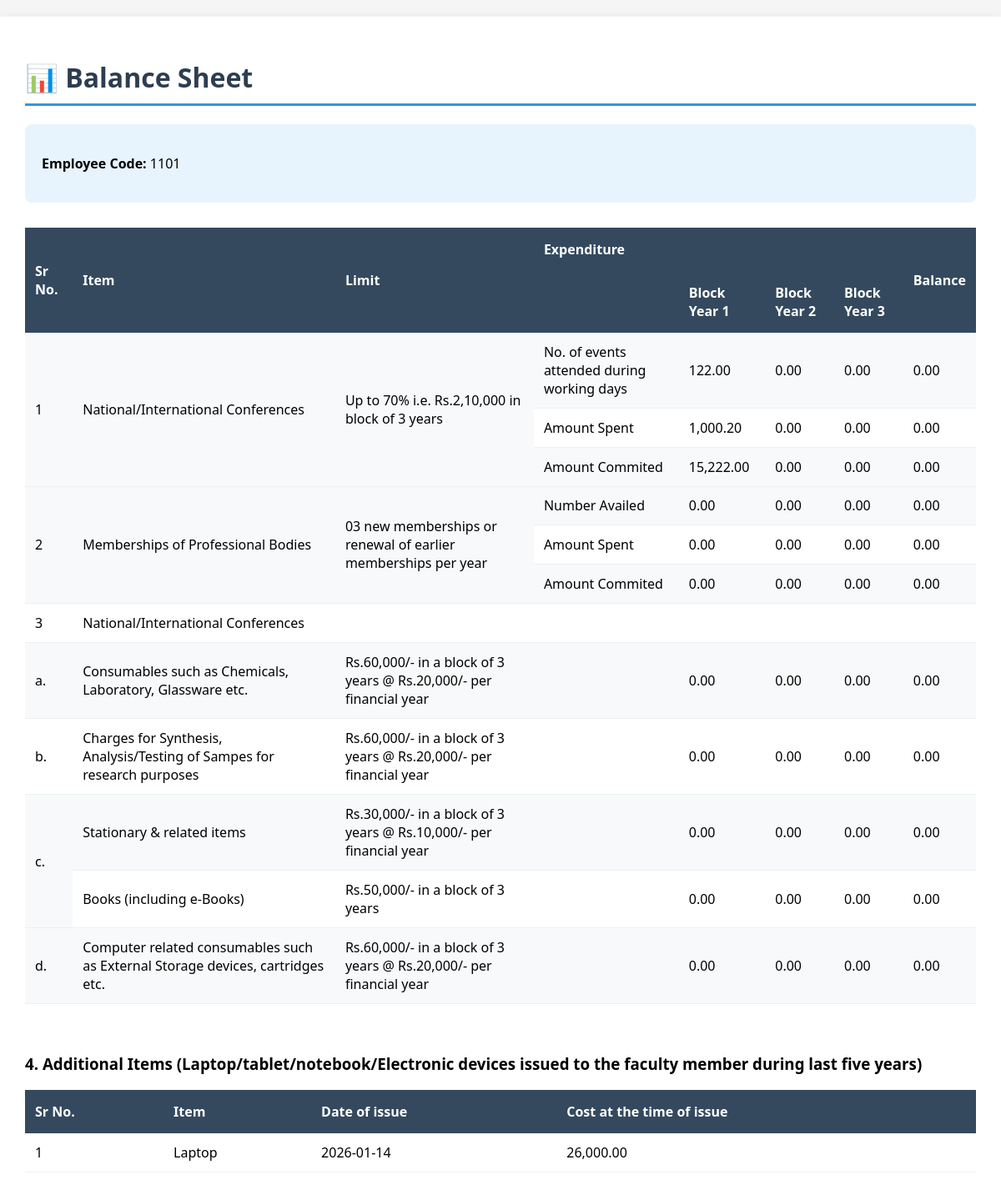
/views/balance_database.php?employee_code=1101 (signed in), run on an earlier commit of the app's database.
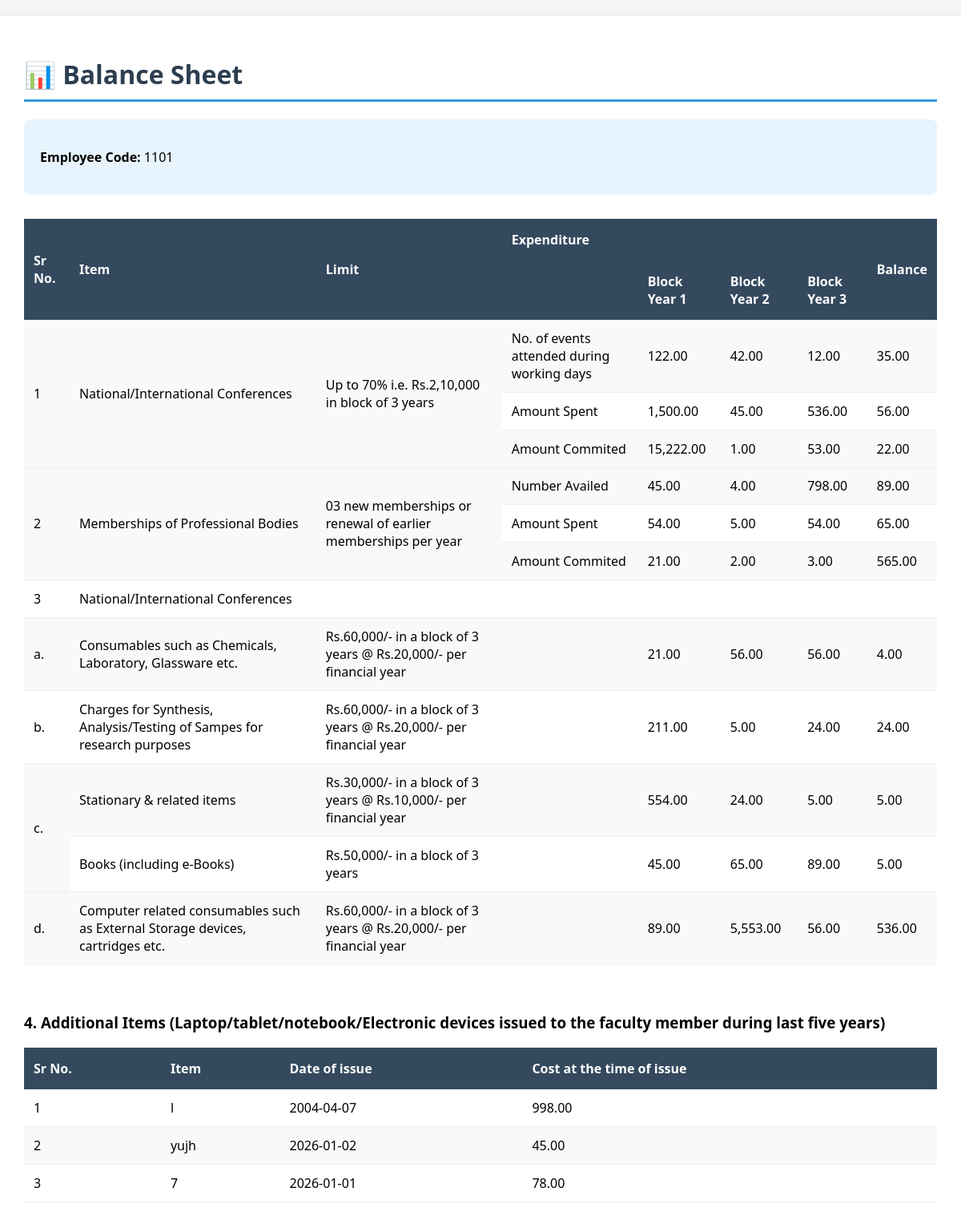
And on a later commit of the database.
### tables this page shows
CREATE TABLE `fdx_expenditure_main` (
  `Sr. no` int(11) NOT NULL,
  `employee_code` int(11) DEFAULT NULL,
  `P1_Conferences_Y1_Num_Events` int(11) DEFAULT NULL,
  `P1_Conferences_Y1_Amt_Spent` decimal(10,2) DEFAULT NULL,
  `P1_Conferences_Y1_Amt_Committed` decimal(10,2) DEFAULT NULL,
  `P1_Conferences_Y1_Balance` decimal(10,2) DEFAULT NULL,
  `P1_Conferences_Y2_Num_Events` int(11) DEFAULT NULL,
  `P1_Conferences_Y2_Amt_Spent` decimal(10,2) DEFAULT NULL,
  `P1_Conferences_Y2_Amt_Committed` decimal(10,2) DEFAULT NULL,
  `P1_Conferences_Y2_Balance` decimal(10,2) DEFAULT NULL,
  `P1_Conferences_Y3_Num_Events` int(11) DEFAULT NULL,
  `P1_Conferences_Y3_Amt_Spent` decimal(10,2) DEFAULT NULL,
  `P1_Conferences_Y3_Amt_Committed` decimal(10,2) DEFAULT NULL,
  `P1_Conferences_Y3_Balance` decimal(10,2) DEFAULT NULL,
  `P2_Membership_Y1_Num_Availed` int(11) DEFAULT NULL,
  `P2_Membership_Y1_Amt_Spent` decimal(10,2) DEFAULT NULL,
  `P2_Membership_Y1_Amt_Committed` decimal(10,2) DEFAULT NULL,
  `P2_Membership_Y1_Balance` decimal(10,2) DEFAULT NULL,
  `P2_Membership_Y2_Num_Availed` int(11) DEFAULT NULL,
  `P2_Membership_Y2_Amt_Spent` decimal(10,2) DEFAULT NULL,
  `P2_Membership_Y2_Amt_Committed` decimal(10,2) DEFAULT NULL,
  `P2_Membership_Y2_Balance` decimal(10,2) DEFAULT NULL,
  `P2_Membership_Y3_Num_Availed` int(11) DEFAULT NULL,
  `P2_Membership_Y3_Amt_Spent` decimal(10,2) DEFAULT NULL,
  `P2_Membership_Y3_Amt_Committed` decimal(10,2) DEFAULT NULL,
  `P2_Membership_Y3_Balance` decimal(10,2) DEFAULT NULL,
  `P3a_Consumables_Y1_Amt_Committed` decimal(10,2) DEFAULT NULL,
  `P3a_Consumables_Y2_Amt_Committed` decimal(10,2) DEFAULT NULL,
  `P3a_Consumables_Y3_Amt_Committed` decimal(10,2) DEFAULT NULL,
  `P3a_Consumables_Balance` decimal(10,2) DEFAULT NULL,
  `P3b_Synthesis_Testing_Y1_Amt_Committed` decimal(10,2) DEFAULT NULL,
  `P3b_Synthesis_Testing_Y2_Amt_Committed` decimal(10,2) DEFAULT NULL,
  `P3b_Synthesis_Testing_Y3_Amt_Committed` decimal(10,2) DEFAULT NULL,
  `P3b_Synthesis_Testing_Balance` decimal(10,2) DEFAULT NULL,
  `P3c_i_Stationary_Y1_Amt_Committed` decimal(10,2) DEFAULT NULL,
  `P3c_i_Stationary_Y2_Amt_Committed` decimal(10,2) DEFAULT NULL,
  `P3c_i_Stationary_Y3_Amt_Committed` decimal(10,2) DEFAULT NULL,
  `P3c_i_Stationary_Balance` decimal(10,2) DEFAULT NULL,
  `P3c_ii_Books_Y1_Amt_Committed` decimal(10,2) DEFAULT NULL,
  `P3c_ii_Books_Y2_Amt_Committed` decimal(10,2) DEFAULT NULL,
  `P3c_ii_Books_Y3_Amt_Committed` decimal(10,2) DEFAULT NULL,
  `P3c_ii_Books_Balance` decimal(10,2) DEFAULT NULL,
  `P3d_Computer_Consumables_Y1_Amt_Committed` double(10,2) DEFAULT NULL,
  `P3d_Computer_Consumables_Y2_Amt_Committed` decimal(10,2) DEFAULT NULL,
  `P3d_Computer_Consumables_Y3_Amt_Committed` decimal(10,2) DEFAULT NULL,
  `P3d_Computer_Consumables_Balance` decimal(10,2) DEFAULT NULL,
  `Created_At` timestamp NOT NULL DEFAULT current_timestamp(),
  `Updated_At` timestamp NOT NULL DEFAULT current_timestamp() ON UPDATE current_timestamp()
);

CREATE TABLE `fdx_electronic_devices` (
  `Device_ID` int(11) NOT NULL,
  `employee_code` int(11) NOT NULL,
  `Item_Description` varchar(255) NOT NULL,
  `Date_of_Issue` date DEFAULT NULL,
  `Cost_at_Time_of_Issue` decimal(10,2) DEFAULT NULL,
  `Created_At` timestamp NOT NULL DEFAULT current_timestamp(),
  `Updated_At` timestamp NOT NULL DEFAULT current_timestamp() ON UPDATE current_timestamp()
);

### views/balance_database.php (the view, shortened to what this page needs)
<?php
include_once '../config/db.php';
$search_employee_code = $_POST['employee_code'] ?? $_GET['employee_code'] ?? '';
$results = [];
if ($search_employee_code) {
    $stmt = $conn->prepare("SELECT * FROM fdx_expenditure_main WHERE employee_code LIKE ? ");
    $search_param = "%$search_employee_code%";
    $stmt->bind_param("s", $search_param);
    $stmt->execute();
    $results = $stmt->get_result()->fetch_all(MYSQLI_ASSOC);
}
$results1 = [];
if ($search_employee_code) {
    $stmt = $conn->prepare("SELECT * FROM fdx_electronic_devices WHERE employee_code LIKE ? ");
    $search_param = "%$search_employee_code%";
    $stmt->bind_param("s", $search_param);
    $stmt->execute();
    $results1 = $stmt->get_result()->fetch_all(MYSQLI_ASSOC);
}
?>
<!DOCTYPE html>
<html lang="en">
<head>
</head>
<body>
    <div class="container">
        <h1>📊 Balance Sheet</h1>
        <?php if ($results): ?>
            <div class="summary">
                <p><strong>Employee Code:</strong> <?= htmlspecialchars($search_employee_code); ?></p>
            </div>
        <?php endif; ?>
        <?php if ($results): ?>
            <div class="table-container">
                <table>
                    <thead>
                        <tr>
                            <th rowspan="2">Sr No.</th>
                            <th rowspan="2">Item</th>
                            <th rowspan="2">Limit</th>
                            <th colspan="4">Expenditure</th>
                            <th rowspan="2">Balance</th>
                        </tr>
                        <tr>
                            <th></th>
                            <th>Block Year 1</th>
                            <th>Block Year 2</th>
                            <th>Block Year 3</th>
                        </tr>
                    </thead>
                    <tbody>
                        <?php foreach ($results as $record): ?>
                            <tr>
                                <tr>
                                    <td rowspan="3">1</td>
                                    <td rowspan="3">National/International Conferences</td>
                                    <td rowspan="3">Up to 70% i.e. Rs.2,10,000 in block of 3 years</td>
                                    <td>No. of events attended during working days</td>
                                    <td><?= number_format($record['P1_Conferences_Y1_Num_Events'], 2); ?></td>
                                    <td><?= number_format($record['P1_Conferences_Y2_Num_Events'], 2); ?></td>
                                    <td><?= number_format($record['P1_Conferences_Y3_Num_Events'], 2); ?></td>
                                    <td><?= number_format($record['P1_Conferences_Y1_Balance'], 2); ?></td>
                                </tr>
                                <tr>
                                    <td>Amount Spent</td>
                                    <td><?= number_format($record['P1_Conferences_Y1_Amt_Spent'], 2); ?></td>
                                    <td><?= number_format($record['P1_Conferences_Y2_Amt_Spent'], 2); ?></td>
                                    <td><?= number_format($record['P1_Conferences_Y3_Amt_Spent'], 2); ?></td>
                                    <td><?= number_format($record['P1_Conferences_Y2_Balance'], 2); ?></td>
                                </tr>
                                <tr>
                                    <td>Amount Commited</td>
                                    <td><?= number_format($record['P1_Conferences_Y1_Amt_Committed'], 2); ?></td>
                                    <td><?= number_format($record['P1_Conferences_Y2_Amt_Committed'], 2); ?></td>
                                    <td><?= number_format($record['P1_Conferences_Y3_Amt_Committed'], 2); ?></td>
                                    <td><?= number_format($record['P1_Conferences_Y3_Balance'], 2); ?></td>
                                </tr>
                            </tr>
                            <tr>
                                <tr>
                                    <td rowspan="3">2</td>
                                    <td rowspan="3">Memberships of Professional Bodies</td>
                                    <td rowspan="3">03 new memberships or renewal of earlier memberships per year</td>
                                    <td>Number Availed</td>
                                    <td><?= number_format($record['P2_Membership_Y1_Num_Availed'], 2); ?></td>
                                    <td><?= number_format($record['P2_Membership_Y2_Num_Availed'], 2); ?></td>
                                    <td><?= number_format($record['P2_Membership_Y3_Num_Availed'], 2); ?></td>
                                    <td><?= number_format($record['P2_Membership_Y1_Balance'], 2); ?></td>
                                </tr>
                                <tr>
                                    <td>Amount Spent</td>
                                    <td><?= number_format($record['P2_Membership_Y1_Amt_Spent'], 2); ?></td>
                                    <td><?= number_format($record['P2_Membership_Y2_Amt_Spent'], 2); ?></td>
                                    <td><?= number_format($record['P2_Membership_Y3_Amt_Spent'], 2); ?></td>
                                    <td><?= number_format($record['P2_Membership_Y2_Balance'], 2); ?></td>
                                </tr>
                                <tr>
                                    <td>Amount Commited</td>
                                    <td><?= number_format($record['P2_Membership_Y1_Amt_Committed'], 2); ?></td>
                                    <td><?= number_format($record['P2_Membership_Y2_Amt_Committed'], 2); ?></td>
                                    <td><?= number_format($record['P2_Membership_Y3_Amt_Committed'], 2); ?></td>
                                    <td><?= number_format($record['P2_Membership_Y3_Balance'], 2); ?></td>
                                </tr>
                            </tr>
                            <tr>
                                    <td >3</td>
                                    <td colspan="7">National/International Conferences</td>
                            </tr>
                            <tr>
                                    <td >a.</td>
                                    <td >Consumables such as Chemicals, Laboratory, Glassware etc.</td>
                                    <td >Rs.60,000/- in a block of 3 years @ Rs.20,000/- per financial year</td>
                                    <td ></td>
                                    <td><?= number_format($record['P3a_Consumables_Y1_Amt_Committed'], 2); ?></td>
                                    <td><?= number_format($record['P3a_Consumables_Y2_Amt_Committed'], 2); ?></td>
                                    <td><?= number_format($record['P3a_Consumables_Y3_Amt_Committed'], 2); ?></td>
                                    <td><?= number_format($record['P3a_Consumables_Balance'], 2); ?></td>
                            </tr>
                            <tr>
                                    <td >b.</td>
                                    <td >Charges for Synthesis, Analysis/Testing of Sampes for research purposes</td>
                                    <td >Rs.60,000/- in a block of 3 years @ Rs.20,000/- per financial year</td>
                                    <td ></td>
                                    <td><?= number_format($record['P3b_Synthesis_Testing_Y1_Amt_Committed'], 2); ?></td>
                                    <td><?= number_format($record['P3b_Synthesis_Testing_Y2_Amt_Committed'], 2); ?></td>
                                    <td><?= number_format($record['P3b_Synthesis_Testing_Y3_Amt_Committed'], 2); ?></td>
                                    <td><?= number_format($record['P3b_Synthesis_Testing_Balance'], 2); ?></td>
                            </tr>
                            <tr>
                                <td rowspan="2">c.</td>
                                    <td >Stationary & related items</td>
                                    <td >Rs.30,000/- in a block of 3 years @ Rs.10,000/- per financial year</td>
                                    <td ></td>
                                    <td><?= number_format($record['P3c_i_Stationary_Y1_Amt_Committed'], 2); ?></td>
                                    <td><?= number_format($record['P3c_i_Stationary_Y2_Amt_Committed'], 2); ?></td>
                                    <td><?= number_format($record['P3c_i_Stationary_Y3_Amt_Committed'], 2); ?></td>
                                    <td><?= number_format($record['P3c_i_Stationary_Balance'], 2); ?></td>
                                <tr>
                                        <td >Books (including e-Books)</td>
                                        <td >Rs.50,000/- in a block of 3 years </td>
                                        <td ></td>
                                        <td><?= number_format($record['P3c_ii_Books_Y1_Amt_Committed'], 2); ?></td>
                                        <td><?= number_format($record['P3c_ii_Books_Y2_Amt_Committed'], 2); ?></td>
                                        <td><?= number_format($record['P3c_ii_Books_Y3_Amt_Committed'], 2); ?></td>
                                        <td><?= number_format($record['P3c_ii_Books_Balance'], 2); ?></td>
                                </tr>
                            </tr>
                            <tr>
                                    <td >d.</td>
                                    <td >Computer related consumables such as External Storage devices, cartridges etc.</td>
                                    <td >Rs.60,000/- in a block of 3 years @ Rs.20,000/- per financial year</td>
                                    <td ></td>
                                    <td><?= number_format($record['P3d_Computer_Consumables_Y1_Amt_Committed'], 2); ?></td>
                                    <td><?= number_format($record['P3d_Computer_Consumables_Y2_Amt_Committed'], 2); ?></td>
                                    <td><?= number_format($record['P3d_Computer_Consumables_Y3_Amt_Committed'], 2); ?></td>
                                    <td><?= number_format($record['P3d_Computer_Consumables_Balance'], 2); ?></td>
                            </tr>
                        <?php endforeach; ?>
                    </tbody>
                </table>
            </div>
            <div class="table-container">
                <h3>4. Additional Items (Laptop/tablet/notebook/Electronic devices issued to the faculty member during last five years)</h3>
                <table>
                    <thead>
                        <tr>
                            <th >Sr No.</th>
                            <th >Item</th>
                            <th >Date of issue</th>
                            <th >Cost at the time of issue</th>
                        </tr>
                    </thead>
                    <tbody>
                        <?php $sr = 1; ?>
                        <?php foreach ($results1 as $record): ?>
                            <tr>
                                <td><?= $sr++; ?></td>
                                <td><?= htmlspecialchars($record['Item_Description']); ?></td>
                                <td><?= $record['Date_of_Issue']; ?></td>
                                <td><?= number_format($record['Cost_at_Time_of_Issue'], 2); ?></td>
                            </tr>
                            <?php endforeach; ?>
                    </tbody>
                </table>
            </div>
        <?php endif; ?>
</body>
</html>

### views/balance_database.php (style rules this page uses)
body { font-family: 'Segoe UI', Tahoma, Geneva, Verdana, sans-serif; margin: 0; background: #f5f5f5; }
.container { max-width: 1400px; margin: 20px auto; background: white; padding: 30px; box-shadow: 0 5px 15px rgba(0,0,0,0.1); }
h1 { color: #2c3e50; border-bottom: 3px solid #3498db; padding-bottom: 10px; }
.table-container { overflow-x: auto; margin-top: 20px; }
table { width: 100%; border-collapse: collapse; margin-bottom: 20px; }
th { background: #34495e; color: white; padding: 15px 12px; text-align: left; font-weight: 600; position: sticky; top: 0; }
td { padding: 12px; border-bottom: 1px solid #ecf0f1; }
tr:nth-child(even) { background: #f8f9fa; }
.summary { background: #e8f4fd; padding: 20px; border-radius: 8px; margin-bottom: 30px; }

What changed in the data, as far as the page shows it:
removed fdx_electronic_devices: Item_Description "Laptop", Date_of_Issue "2026-01-14", Cost_at_Time_of_Issue "26,000.00"
changed fdx_expenditure_main: P1_Conferences_Y2_Num_Events "0.00" → "42.00"; P1_Conferences_Y3_Num_Events "0.00" → "12.00"; P1_Conferences_Y1_Balance "0.00" → "35.00"; P1_Conferences_Y1_Amt_Spent "1,000.20" → "1,500.00"; P1_Conferences_Y2_Amt_Spent "0.00" → "45.00"; P1_Conferences_Y3_Amt_Spent "0.00" → "536.00"; P1_Conferences_Y2_Balance "0.00" → "56.00"; P1_Conferences_Y2_Amt_Committed "0.00" → "1.00"; P1_Conferences_Y3_Amt_Committed "0.00" → "53.00"; P1_Conferences_Y3_Balance "0.00" → "22.00"; P2_Membership_Y1_Num_Availed "0.00" → "45.00"; P2_Membership_Y2_Num_Availed "0.00" → "4.00"; P2_Membership_Y3_Num_Availed "0.00" → "798.00"; P2_Membership_Y1_Balance "0.00" → "89.00"; P2_Membership_Y1_Amt_Spent "0.00" → "54.00"; P2_Membership_Y2_Amt_Spent "0.00" → "5.00"; P2_Membership_Y3_Amt_Spent "0.00" → "54.00"; P2_Membership_Y2_Balance "0.00" → "65.00"; P2_Membership_Y1_Amt_Committed "0.00" → "21.00"; P2_Membership_Y2_Amt_Committed "0.00" → "2.00"; P2_Membership_Y3_Amt_Committed "0.00" → "3.00"; P2_Membership_Y3_Balance "0.00" → "565.00"; P3a_Consumables_Y1_Amt_Committed "0.00" → "21.00"; P3a_Consumables_Y2_Amt_Committed "0.00" → "56.00"; P3a_Consumables_Y3_Amt_Committed "0.00" → "56.00"; P3a_Consumables_Balance "0.00" → "4.00"; P3b_Synthesis_Testing_Y1_Amt_Committed "0.00" → "211.00"; P3b_Synthesis_Testing_Y2_Amt_Committed "0.00" → "5.00"; P3b_Synthesis_Testing_Y3_Amt_Committed "0.00" → "24.00"; P3b_Synthesis_Testing_Balance "0.00" → "24.00"; P3c_i_Stationary_Y1_Amt_Committed "0.00" → "554.00"; P3c_i_Stationary_Y2_Amt_Committed "0.00" → "24.00"; P3c_i_Stationary_Y3_Amt_Committed "0.00" → "5.00"; P3c_i_Stationary_Balance "0.00" → "5.00"; P3c_ii_Books_Y1_Amt_Committed "0.00" → "45.00"; P3c_ii_Books_Y2_Amt_Committed "0.00" → "65.00"; P3c_ii_Books_Y3_Amt_Committed "0.00" → "89.00"; P3c_ii_Books_Balance "0.00" → "5.00"; P3d_Computer_Consumables_Y1_Amt_Committed "0.00" → "89.00"; P3d_Computer_Consumables_Y2_Amt_Committed "0.00" → "5,553.00"; P3d_Computer_Consumables_Y3_Amt_Committed "0.00" → "56.00"; P3d_Computer_Consumables_Balance "0.00" → "536.00"
added fdx_electronic_devices: Item_Description "l", Date_of_Issue "2004-04-07", Cost_at_Time_of_Issue "998.00"
added fdx_electronic_devices: Item_Description "yujh", Date_of_Issue "2026-01-02", Cost_at_Time_of_Issue "45.00"
added fdx_electronic_devices: Item_Description "7", Date_of_Issue "2026-01-01", Cost_at_Time_of_Issue "78.00"
